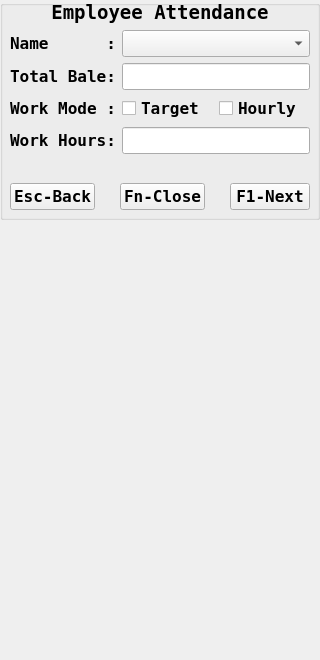
<?xml version="1.0" encoding="UTF-8"?>
<ui version="4.0">
 <class>Salary_Calculation</class>
 <widget class="QWidget" name="Salary_Calculation">
  <property name="geometry">
   <rect>
    <x>0</x>
    <y>0</y>
    <width>320</width>
    <height>660</height>
   </rect>
  </property>
  <property name="font">
   <font>
    <family>DejaVu Sans Mono</family>
    <pointsize>12</pointsize>
   </font>
  </property>
  <property name="windowTitle">
   <string>Form</string>
  </property>
  <widget class="QGroupBox" name="groupBox_attendance">
   <property name="geometry">
    <rect>
     <x>0</x>
     <y>0</y>
     <width>320</width>
     <height>220</height>
    </rect>
   </property>
   <property name="title">
    <string/>
   </property>
   <widget class="QLabel" name="label_2">
    <property name="geometry">
     <rect>
      <x>0</x>
      <y>0</y>
      <width>320</width>
      <height>25</height>
     </rect>
    </property>
    <property name="font">
     <font>
      <pointsize>14</pointsize>
      <weight>75</weight>
      <bold>true</bold>
     </font>
    </property>
    <property name="text">
     <string>Employee Attendance</string>
    </property>
    <property name="alignment">
     <set>Qt::AlignCenter</set>
    </property>
   </widget>
   <widget class="QWidget" name="gridLayoutWidget">
    <property name="geometry">
     <rect>
      <x>10</x>
      <y>30</y>
      <width>300</width>
      <height>180</height>
     </rect>
    </property>
    <layout class="QGridLayout" name="gridLayout">
     <item row="4" column="0">
      <spacer name="verticalSpacer">
       <property name="orientation">
        <enum>Qt::Vertical</enum>
       </property>
       <property name="sizeHint" stdset="0">
        <size>
         <width>20</width>
         <height>40</height>
        </size>
       </property>
      </spacer>
     </item>
     <item row="2" column="0">
      <widget class="QLabel" name="label_3">
       <property name="font">
        <font>
         <weight>75</weight>
         <bold>true</bold>
        </font>
       </property>
       <property name="text">
        <string>Work Mode :</string>
       </property>
      </widget>
     </item>
     <item row="1" column="0">
      <widget class="QLabel" name="label_6">
       <property name="font">
        <font>
         <weight>75</weight>
         <bold>true</bold>
        </font>
       </property>
       <property name="text">
        <string>Total Bale:</string>
       </property>
      </widget>
     </item>
     <item row="3" column="0">
      <widget class="QLabel" name="label_hrs">
       <property name="font">
        <font>
         <weight>75</weight>
         <bold>true</bold>
        </font>
       </property>
       <property name="text">
        <string>Work Hours:</string>
       </property>
      </widget>
     </item>
     <item row="5" column="0" colspan="3">
      <layout class="QHBoxLayout" name="horizontalLayout">
       <item>
        <widget class="QPushButton" name="pushButton_attendance">
         <property name="font">
          <font>
           <family>DejaVu Sans Mono</family>
           <pointsize>12</pointsize>
           <weight>75</weight>
           <bold>true</bold>
          </font>
         </property>
         <property name="focusPolicy">
          <enum>Qt::NoFocus</enum>
         </property>
         <property name="styleSheet">
          <string notr="true">QPushButton:focus{border:3px solid red;background-color: rgb(255, 255, 255);}</string>
         </property>
         <property name="text">
          <string>Esc-Back</string>
         </property>
         <property name="autoDefault">
          <bool>true</bool>
         </property>
        </widget>
       </item>
       <item>
        <spacer name="horizontalSpacer_2">
         <property name="orientation">
          <enum>Qt::Horizontal</enum>
         </property>
         <property name="sizeHint" stdset="0">
          <size>
           <width>40</width>
           <height>20</height>
          </size>
         </property>
        </spacer>
       </item>
       <item>
        <widget class="QPushButton" name="pushButton_close">
         <property name="font">
          <font>
           <family>DejaVu Sans Mono</family>
           <pointsize>12</pointsize>
           <weight>75</weight>
           <bold>true</bold>
          </font>
         </property>
         <property name="focusPolicy">
          <enum>Qt::NoFocus</enum>
         </property>
         <property name="styleSheet">
          <string notr="true">QPushButton:focus{border:3px solid red;background-color: rgb(255, 255, 255);}</string>
         </property>
         <property name="text">
          <string>Fn-Close</string>
         </property>
         <property name="autoDefault">
          <bool>true</bool>
         </property>
        </widget>
       </item>
       <item>
        <spacer name="horizontalSpacer">
         <property name="orientation">
          <enum>Qt::Horizontal</enum>
         </property>
         <property name="sizeHint" stdset="0">
          <size>
           <width>40</width>
           <height>20</height>
          </size>
         </property>
        </spacer>
       </item>
       <item>
        <widget class="QPushButton" name="pushButton_save_emp_salary">
         <property name="font">
          <font>
           <family>DejaVu Sans Mono</family>
           <pointsize>12</pointsize>
           <weight>75</weight>
           <bold>true</bold>
          </font>
         </property>
         <property name="styleSheet">
          <string notr="true">QPushButton:focus{border:3px solid red;background-color: rgb(255, 255, 255);}</string>
         </property>
         <property name="text">
          <string>F1-Next</string>
         </property>
         <property name="autoDefault">
          <bool>true</bool>
         </property>
        </widget>
       </item>
      </layout>
     </item>
     <item row="2" column="1">
      <widget class="QCheckBox" name="checkBox_target">
       <property name="font">
        <font>
         <family>DejaVu Sans Mono</family>
         <pointsize>12</pointsize>
         <weight>75</weight>
         <bold>true</bold>
        </font>
       </property>
       <property name="styleSheet">
        <string notr="true">QCheckBox:focus{border:3px solid red;background-color: rgb(255, 255, 255);}</string>
       </property>
       <property name="text">
        <string>Target</string>
       </property>
      </widget>
     </item>
     <item row="3" column="1" colspan="2">
      <widget class="QLineEdit" name="lineEdit_hrs">
       <property name="font">
        <font>
         <weight>75</weight>
         <bold>true</bold>
        </font>
       </property>
       <property name="styleSheet">
        <string notr="true">QLineEdit:focus{border:3px solid red;background-color: rgb(255, 255, 255);}</string>
       </property>
      </widget>
     </item>
     <item row="1" column="1" colspan="2">
      <widget class="QLineEdit" name="lineEdit_bale_produced">
       <property name="font">
        <font>
         <weight>75</weight>
         <bold>true</bold>
        </font>
       </property>
      </widget>
     </item>
     <item row="0" column="0">
      <widget class="QLabel" name="label">
       <property name="font">
        <font>
         <weight>75</weight>
         <bold>true</bold>
        </font>
       </property>
       <property name="text">
        <string>Name      :</string>
       </property>
      </widget>
     </item>
     <item row="0" column="1" colspan="2">
      <widget class="QComboBox" name="comboBox_name">
       <property name="font">
        <font>
         <weight>75</weight>
         <bold>true</bold>
        </font>
       </property>
       <property name="styleSheet">
        <string notr="true">QComboBox:focus{border:3px solid red;background-color: rgb(255, 255, 255);}</string>
       </property>
      </widget>
     </item>
     <item row="2" column="2">
      <widget class="QCheckBox" name="checkBox_hrs">
       <property name="font">
        <font>
         <weight>75</weight>
         <bold>true</bold>
        </font>
       </property>
       <property name="styleSheet">
        <string notr="true">QCheckBox:focus{border:3px solid red;background-color: rgb(255, 255, 255);}</string>
       </property>
       <property name="text">
        <string>Hourly</string>
       </property>
      </widget>
     </item>
    </layout>
   </widget>
  </widget>
 </widget>
 <tabstops>
  <tabstop>comboBox_name</tabstop>
  <tabstop>lineEdit_bale_produced</tabstop>
  <tabstop>checkBox_target</tabstop>
  <tabstop>checkBox_hrs</tabstop>
  <tabstop>lineEdit_hrs</tabstop>
  <tabstop>pushButton_save_emp_salary</tabstop>
  <tabstop>pushButton_attendance</tabstop>
 </tabstops>
 <resources/>
 <connections/>
</ui>
